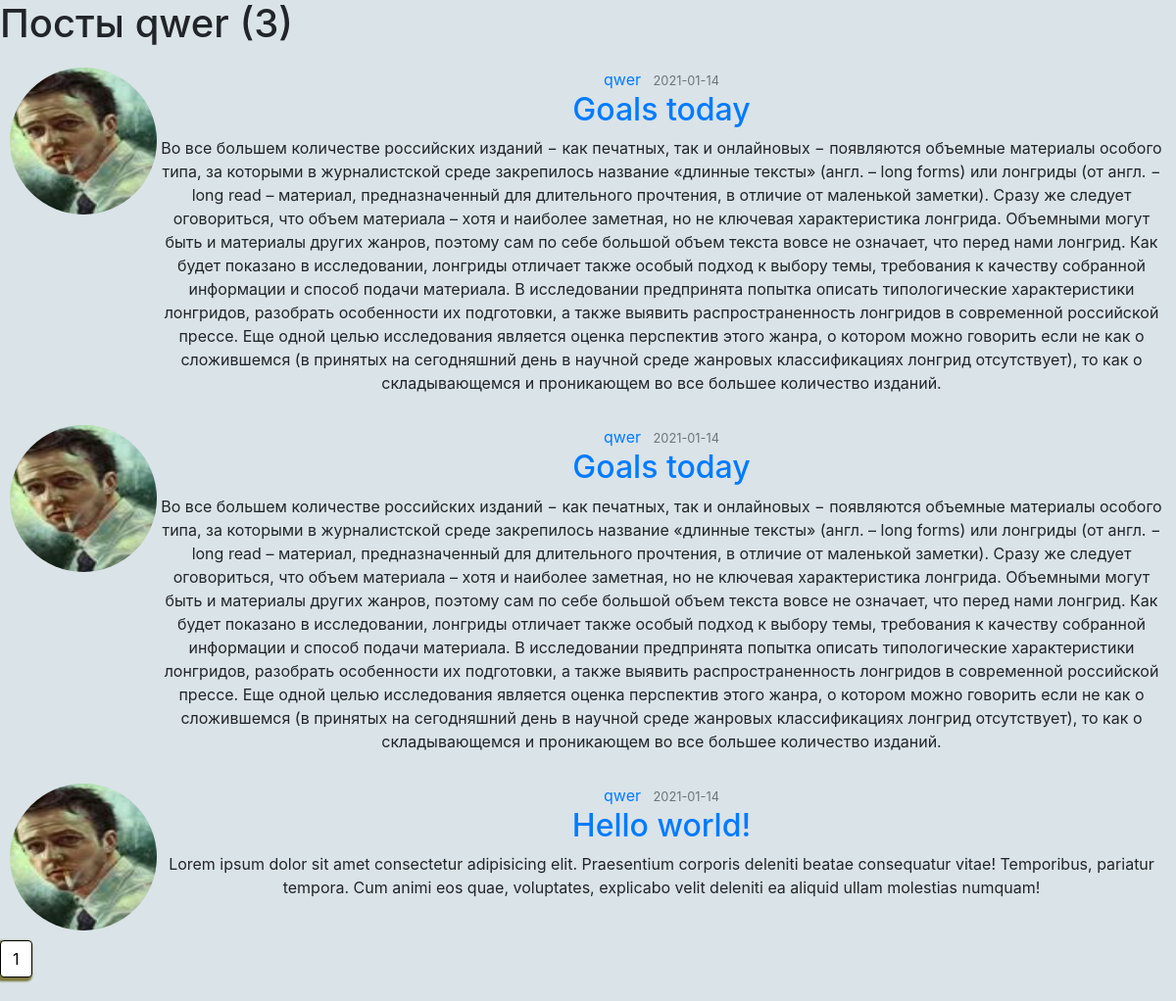
The page /user/qwer on the database its author committed.
### flaskblog/models.py (models this page shows, shortened)
class User(db.Model,UserMixin):
    __tablename__ = 'users'
    id = db.Column(db.Integer(), primary_key=True)
    username = db.Column(db.String(20), nullable=False, unique=True)
    email = db.Column(db.String(50), nullable=False, unique=True)
    avatar = db.Column(db.String(20), nullable=False, default='default.jpg')
    password = db.Column(db.String(20), nullable=False)
    posts = db.relationship('Post', backref='author', lazy=True)

class Post(db.Model):
    __tablename__ = "posts"
    id = db.Column(db.Integer(), primary_key=True)
    title = db.Column(db.String(100), nullable=False)
    date_posted = db.Column(db.DateTime, nullable=False, default=datetime.utcnow)
    content = db.Column(db.Text, nullable=False)
    user_id = db.Column(db.Integer, db.ForeignKey('users.id'), nullable=False)

### flaskblog/routes.py (the view)
@app.route('/user/<string:username>')
def user_posts(username):
    page = request.args.get('page', 1, type=int)
    user = User.query.filter_by(username=username).first_or_404()
    posts = Post.query.filter_by(author=user)\
        .order_by(Post.date_posted.desc()).\
        paginate(page=page, per_page=3)
    return render_template('user_posts.html', posts=posts, user=user)

### flaskblog/templates/user_posts.html
{% extends "base.html" %}
{% block content %}
    <h1 class="mb-3">Посты {{ user.username }} ({{ posts.total }})</h1>
    {% for post in posts.items %}
        <article class="media content-section">
          <img class="rounded-circle article-img" src="{{ url_for('static', filename='profile_pics/' + post.author.avatar) }}">
          <div class="media-body">
            <div class="article-metadata">
              <a class="mr-2" href="{{ url_for('user_posts', username=post.author.username) }}">{{ post.author.username }}</a>
              <small class="text-muted">{{ post.date_posted.strftime('%Y-%m-%d') }}</small>
            </div>
            <h2><a class="article-title" href="{{ url_for('post', post_id=post.id) }}">{{ post.title }}</a></h2>
            <p class="article-content">{{ post.content }}</p>
          </div>
        </article>
    {% endfor %}
    {% for page_num in posts.iter_pages(left_edge=1, right_edge=1, left_current=1, right_current=2) %}
      {% if page_num %}
        {% if posts.page == page_num %}
          <a class="btn btn-info mb-4" href="{{ url_for('user_posts', username=user.username, page=page_num) }}">{{ page_num }}</a>
        {% else %}
          <a class="btn btn-outline-info mb-4" href="{{ url_for('user_posts', username=user.username, page=page_num) }}">{{ page_num }}</a>
        {% endif %}
      {% else %}
        ...
      {% endif %}
    {% endfor %}
{% endblock content %}

### flaskblog/static/styles.css (style rules this page uses)
nav, .sidebar, main, article, footer { text-align: center; padding: 5px; margin: 5px; }
body { background: #DAE3E7; margin: auto; }
.btn { background-color: white; color: black; box-shadow: -2px 2px 2px 2px #7f7a3e; animation-name: rainbow; border: 1px solid #000000; }
img { width: 150px; height: 150px; }

### rows shown on the page
User: username "qwer"
Post: avatar (picture), author.username "qwer", date_posted "2021-01-14", title "Goals today", content "Во все большем количестве российских изданий − как печатных, так и онлайновых − появляются объемные материалы особого типа, за которыми в журналистской среде закрепилось название «длинные тексты» (англ. – long forms) или лонгриды (от англ. − long read – материал, предназначенный для длительного прочтения, в отличие от маленькой заметки). Сразу же следует оговориться, что объем материала – хотя и наиболее заметная, но не ключевая характеристика лонгрида. Объемными могут быть и материалы других жанров, поэтому сам по себе большой объем текста вовсе не означает, что перед нами лонгрид. Как будет показано в исследовании, лонгриды отличает также особый подход к выбору темы, требования к качеству…"
Post: avatar (picture), author.username "qwer", date_posted "2021-01-14", title "Goals today", content "Во все большем количестве российских изданий − как печатных, так и онлайновых − появляются объемные материалы особого типа, за которыми в журналистской среде закрепилось название «длинные тексты» (англ. – long forms) или лонгриды (от англ. − long read – материал, предназначенный для длительного прочтения, в отличие от маленькой заметки). Сразу же следует оговориться, что объем материала – хотя и наиболее заметная, но не ключевая характеристика лонгрида. Объемными могут быть и материалы других жанров, поэтому сам по себе большой объем текста вовсе не означает, что перед нами лонгрид. Как будет показано в исследовании, лонгриды отличает также особый подход к выбору темы, требования к качеству…"
Post: avatar (picture), author.username "qwer", date_posted "2021-01-14", title "Hello world!", content "Lorem ipsum dolor sit amet consectetur adipisicing elit. Praesentium corporis deleniti beatae consequatur vitae! Temporibus, pariatur tempora. Cum animi eos quae, voluptates, explicabo velit deleniti ea aliquid ullam molestias numquam!"

### other values the page prints
{{ posts.total }} "3"
{{ page_num }} "1"
